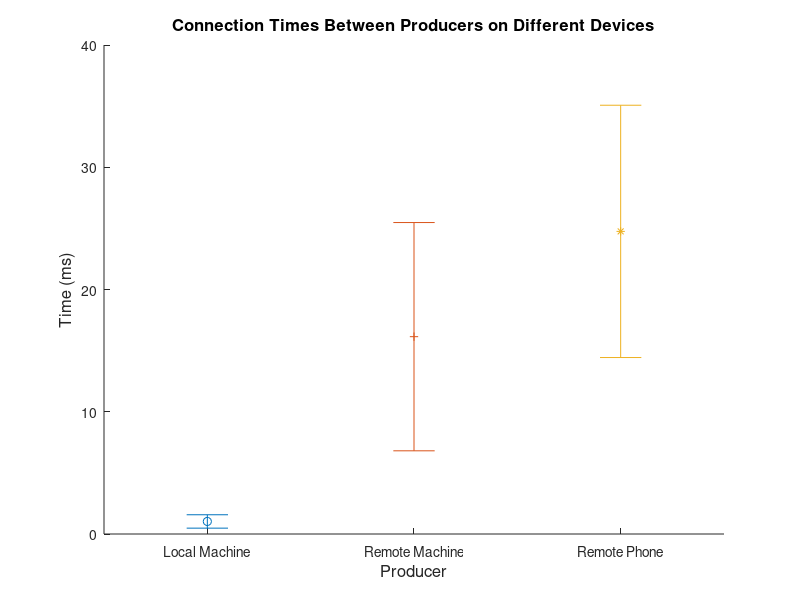

Source code (MATLAB):
delimiter = '\n';

range = [0 0 99 0];

laptop = dlmread('spoke-map-laptop.txt', delimiter, range) / 1000;
phone = dlmread('spoke-map-phone.txt', delimiter, range) / 1000;
remote = dlmread('spoke-map-remote.txt', delimiter, range) / 1000;

disp('laptop mean = ')
disp(mean(laptop))

disp('laptop std = ')
disp(std(laptop))

disp('phone mean = ')
disp(mean(phone))

disp('phone std = ')
disp(std(phone))

disp('remote mean = ')
disp(mean(remote))

disp('remote std = ')
disp(std(remote))

hold all;

errorbar(1, mean(remote), std(remote), '-o');
errorbar(2, mean(laptop), std(laptop), '-+');
errorbar(3, mean(phone), std(phone), '-*');

xlabel('Producer', 'FontSize', 12);
ylabel('Time (ms)', 'FontSize', 12);
title('Connection Times Between Producers on Different Devices', 'FontSize', 12);
set(gca, 'XTick', [1 2 3]);
set(gca, 'XTickLabel', {'Local Machine', 'Remote Machine', 'Remote Phone'});

print -depsc 'map.eps';

close all;

